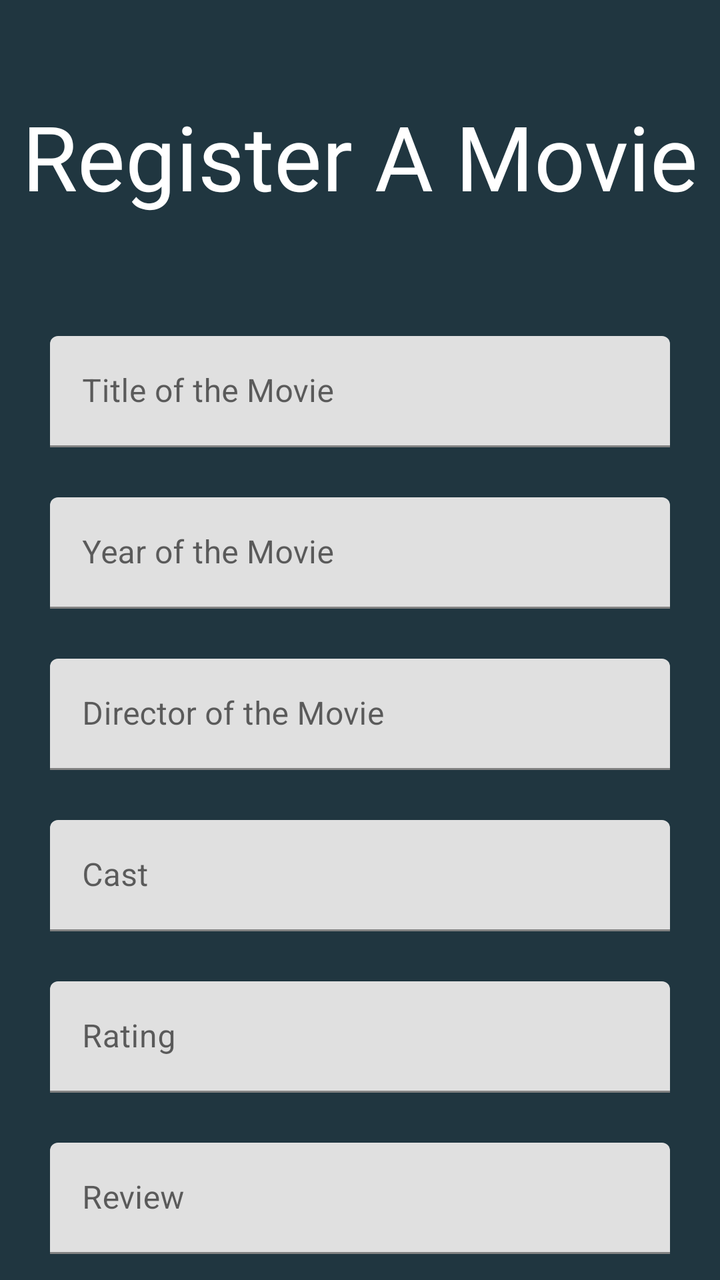
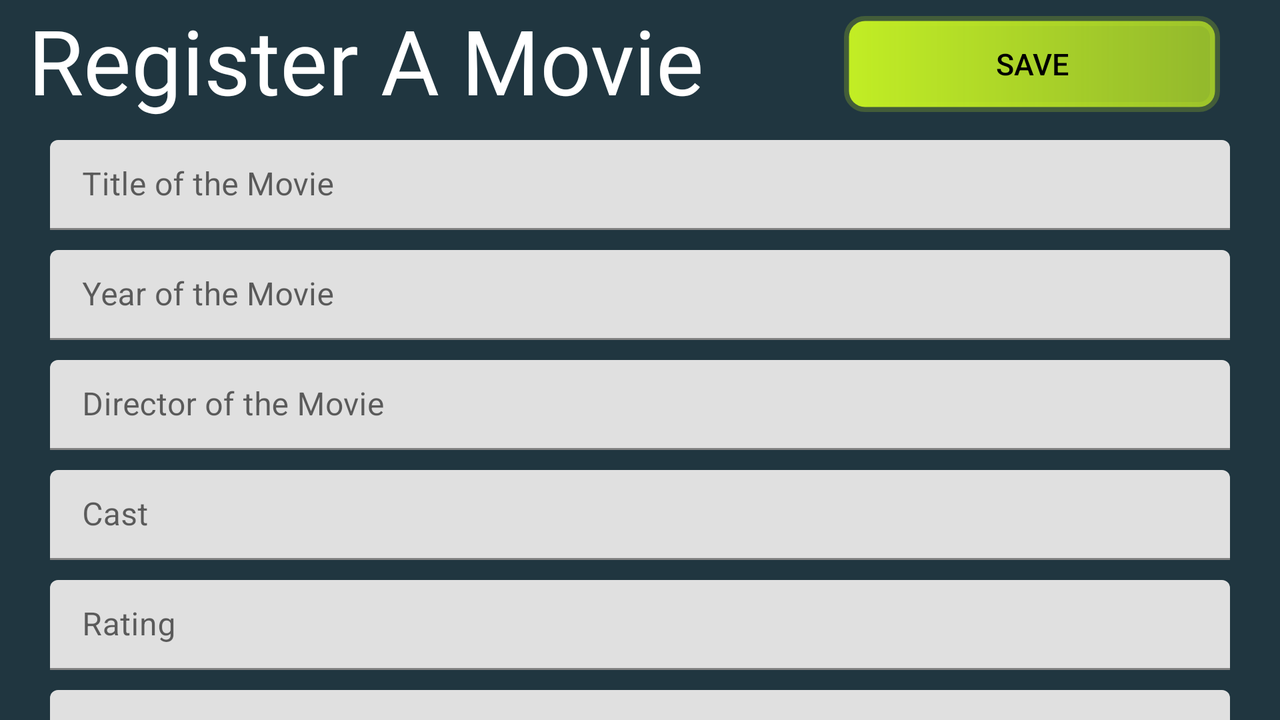

One screen, two layout resources from the same app: the default and the repository's alternative for another configuration. Each is rendered where Android would select it; the XML of both is given below.
<!-- AndroidManifest.xml: application theme Theme.MovieMania -->
<!-- res/layout/activity_register_movie.xml -->
<?xml version="1.0" encoding="utf-8"?>
<androidx.constraintlayout.widget.ConstraintLayout xmlns:android="http://schemas.android.com/apk/res/android"
    xmlns:app="http://schemas.android.com/apk/res-auto"
    xmlns:tools="http://schemas.android.com/tools"
    android:layout_width="match_parent"
    android:layout_height="match_parent"
    tools:context=".RegisterMovie"
    android:background="@color/defaultBgColor">

    <TextView
        android:id="@+id/textViewRegisterHeading"
        android:layout_width="wrap_content"
        android:layout_height="wrap_content"
        android:layout_marginTop="48dp"
        android:fontFamily="@font/amarante"
        android:text="@string/register_a_movie"
        android:textColor="@color/white"
        android:textSize="45sp"
        app:layout_constraintEnd_toEndOf="parent"
        app:layout_constraintStart_toStartOf="parent"
        app:layout_constraintTop_toTopOf="parent" />

    <com.google.android.material.textfield.TextInputLayout
        android:id="@+id/textInputLayoutTitle"
        android:layout_width="match_parent"
        android:layout_height="wrap_content"
        android:layout_marginTop="60dp"
        android:layout_marginHorizontal="25dp"
        app:layout_constraintEnd_toEndOf="parent"
        app:layout_constraintHorizontal_bias="0.0"
        app:layout_constraintStart_toStartOf="parent"
        app:layout_constraintTop_toBottomOf="@+id/textViewRegisterHeading"
        app:endIconMode="clear_text">

        <com.google.android.material.textfield.TextInputEditText
            android:id="@+id/inputTitle"
            android:layout_width="match_parent"
            android:layout_height="wrap_content"
            android:hint="@string/title_of_the_movie"/>
    </com.google.android.material.textfield.TextInputLayout>

    <com.google.android.material.textfield.TextInputLayout
        android:id="@+id/textInputLayoutYear"
        android:layout_width="match_parent"
        android:layout_height="wrap_content"
        android:layout_marginTop="25dp"
        android:layout_marginHorizontal="25dp"
        app:layout_constraintEnd_toEndOf="parent"
        app:layout_constraintStart_toStartOf="parent"
        app:layout_constraintTop_toBottomOf="@+id/textInputLayoutTitle"
        app:endIconMode="clear_text">

        <com.google.android.material.textfield.TextInputEditText
            android:id="@+id/inputYear"
            android:layout_width="match_parent"
            android:layout_height="wrap_content"
            android:hint="@string/year_of_the_movie"
            android:inputType="number"
            android:maxLength="4"/>
    </com.google.android.material.textfield.TextInputLayout>

    <com.google.android.material.textfield.TextInputLayout
        android:id="@+id/textInputLayoutDirector"
        android:layout_width="match_parent"
        android:layout_height="wrap_content"
        android:layout_marginTop="25dp"
        android:layout_marginHorizontal="25dp"
        app:layout_constraintEnd_toEndOf="parent"
        app:layout_constraintStart_toStartOf="parent"
        app:layout_constraintTop_toBottomOf="@+id/textInputLayoutYear"
        app:endIconMode="clear_text">

        <com.google.android.material.textfield.TextInputEditText
            android:id="@+id/inputDirector"
            android:layout_width="match_parent"
            android:layout_height="wrap_content"
            android:hint="@string/director_of_the_movie" />
    </com.google.android.material.textfield.TextInputLayout>

    <com.google.android.material.textfield.TextInputLayout
        android:id="@+id/textInputLayoutCast"
        android:layout_width="match_parent"
        android:layout_height="wrap_content"
        android:layout_marginTop="25dp"
        android:layout_marginHorizontal="25dp"
        app:layout_constraintEnd_toEndOf="parent"
        app:layout_constraintStart_toStartOf="parent"
        app:layout_constraintTop_toBottomOf="@+id/textInputLayoutDirector"
        app:endIconMode="clear_text">

        <com.google.android.material.textfield.TextInputEditText
            android:id="@+id/inputCast"
            android:layout_width="match_parent"
            android:layout_height="wrap_content"
            android:hint="@string/cast" />
    </com.google.android.material.textfield.TextInputLayout>

    <com.google.android.material.textfield.TextInputLayout
        android:id="@+id/textInputLayoutRating"
        android:layout_width="match_parent"
        android:layout_height="wrap_content"
        android:layout_marginTop="25dp"
        android:layout_marginHorizontal="25dp"
        app:layout_constraintEnd_toEndOf="parent"
        app:layout_constraintStart_toStartOf="parent"
        app:layout_constraintTop_toBottomOf="@+id/textInputLayoutCast"
        app:endIconMode="clear_text">

        <com.google.android.material.textfield.TextInputEditText
            android:id="@+id/inputRating"
            android:layout_width="match_parent"
            android:layout_height="wrap_content"
            android:hint="@string/rating"
            android:inputType="number"
            android:maxLength="2"/>
    </com.google.android.material.textfield.TextInputLayout>

    <com.google.android.material.textfield.TextInputLayout
        android:id="@+id/textInputLayoutReview"
        android:layout_width="match_parent"
        android:layout_height="wrap_content"
        android:layout_marginHorizontal="25dp"
        android:layout_marginTop="25dp"
        app:layout_constraintEnd_toEndOf="parent"
        app:layout_constraintStart_toStartOf="parent"
        app:layout_constraintTop_toBottomOf="@+id/textInputLayoutRating"
        app:endIconMode="clear_text">

        <com.google.android.material.textfield.TextInputEditText
            android:id="@+id/inputReview"
            android:layout_width="match_parent"
            android:layout_height="wrap_content"
            android:hint="@string/review" />
    </com.google.android.material.textfield.TextInputLayout>

    <androidx.appcompat.widget.AppCompatButton
        android:id="@+id/saveButton"
        android:layout_width="0dp"
        android:layout_height="60dp"
        android:layout_marginHorizontal="30dp"
        android:layout_marginTop="60dp"
        android:text="@string/save"
        android:textSize="20dp"
        android:textColor="@color/black"
        android:background="@drawable/sub_button"
        android:onClick="registerMovieToDB"
        app:layout_constraintEnd_toEndOf="parent"
        app:layout_constraintStart_toStartOf="parent"
        app:layout_constraintTop_toBottomOf="@+id/textInputLayoutReview" />
</androidx.constraintlayout.widget.ConstraintLayout>
<!-- resources referenced by this layout -->
<resources>
  <color name="black">#FF000000</color>
  <color name="defaultBgColor">#203640</color>
  <color name="white">#FFFFFFFF</color>
  <!-- drawable sub_button (drawable-v24) -->
  <?xml version="1.0" encoding="utf-8"?>
  <layer-list xmlns:android="http://schemas.android.com/apk/res/android">
      <item>
          <shape  android:shape="rectangle" >
              <corners
                  android:radius="8dp"
                  />
              <size
                  android:height="40dp"
                  />
              <stroke
                  android:width="5dp"
                  android:color="@color/sBtnBorder"
                  />
              <gradient
                  android:type="linear"
                  android:startColor="@color/sBtnBg"
                  android:endColor="@color/sBtnBg1"
                  />
          </shape>
      </item>
  </layer-list>
  <string name="cast">Cast</string>
  <string name="director_of_the_movie">Director of the Movie</string>
  <string name="rating">Rating</string>
  <string name="register_a_movie">Register A Movie</string>
  <string name="review">Review</string>
  <string name="save">Save</string>
  <string name="title_of_the_movie">Title of the Movie</string>
  <string name="year_of_the_movie">Year of the Movie</string>
  <style name="Theme.MovieMania" parent="Theme.MaterialComponents.DayNight.DarkActionBar">
          
          <item name="colorPrimary">@color/purple_500</item>
          <item name="colorPrimaryVariant">@color/purple_700</item>
          <item name="colorOnPrimary">@color/white</item>
          
          <item name="colorSecondary">@color/teal_200</item>
          <item name="colorSecondaryVariant">@color/teal_700</item>
          <item name="colorOnSecondary">@color/black</item>
          
          <item name="android:statusBarColor" tools:targetApi="l">?attr/colorPrimaryVariant</item>
          
      </style>
  <color name="sBtnBorder">#37C1ED24</color>
  <color name="sBtnBg">#C1ED24</color>
  <color name="sBtnBg1">#B5C1ED24</color>
  <color name="purple_500">#FF6200EE</color>
  <color name="purple_700">#FF3700B3</color>
  <color name="teal_200">#FF03DAC5</color>
  <color name="teal_700">#FF018786</color>
</resources>
<!-- res/layout-land/activity_register_movie.xml (the repository's variant of the layout above) -->
<!-- drawn on the phone turned sideways -->
<?xml version="1.0" encoding="utf-8"?>
<androidx.constraintlayout.widget.ConstraintLayout xmlns:android="http://schemas.android.com/apk/res/android"
    xmlns:app="http://schemas.android.com/apk/res-auto"
    xmlns:tools="http://schemas.android.com/tools"
    android:layout_width="match_parent"
    android:layout_height="match_parent"
    android:background="@color/defaultBgColor"
    tools:context=".RegisterMovie">

    <TextView
        android:id="@+id/textViewRegisterHeading"
        android:layout_width="wrap_content"
        android:layout_height="wrap_content"
        android:fontFamily="@font/amarante"
        android:text="@string/register_a_movie"
        android:textColor="@color/white"
        android:textSize="45sp"
        app:layout_constraintEnd_toEndOf="parent"
        app:layout_constraintHorizontal_bias="0.046"
        app:layout_constraintStart_toStartOf="parent"
        app:layout_constraintTop_toTopOf="parent" />

    <com.google.android.material.textfield.TextInputLayout
        android:id="@+id/textInputLayoutTitle"
        android:layout_width="match_parent"
        android:layout_height="45dp"
        android:layout_marginHorizontal="25dp"
        android:layout_marginTop="10dp"
        app:endIconMode="clear_text"
        app:layout_constraintEnd_toEndOf="parent"
        app:layout_constraintStart_toStartOf="parent"
        app:layout_constraintTop_toBottomOf="@+id/textViewRegisterHeading">

        <com.google.android.material.textfield.TextInputEditText
            android:id="@+id/inputTitle"
            android:layout_width="match_parent"
            android:layout_height="wrap_content"
            android:hint="@string/title_of_the_movie" />
    </com.google.android.material.textfield.TextInputLayout>

    <com.google.android.material.textfield.TextInputLayout
        android:id="@+id/textInputLayoutYear"
        android:layout_width="match_parent"
        android:layout_height="45dp"
        android:layout_marginHorizontal="25dp"
        android:layout_marginTop="10dp"
        app:endIconMode="clear_text"
        app:layout_constraintEnd_toEndOf="parent"
        app:layout_constraintStart_toStartOf="parent"
        app:layout_constraintTop_toBottomOf="@+id/textInputLayoutTitle">

        <com.google.android.material.textfield.TextInputEditText
            android:id="@+id/inputYear"
            android:layout_width="match_parent"
            android:layout_height="wrap_content"
            android:hint="@string/year_of_the_movie"
            android:inputType="number"
            android:maxLength="4" />
    </com.google.android.material.textfield.TextInputLayout>

    <com.google.android.material.textfield.TextInputLayout
        android:id="@+id/textInputLayoutDirector"
        android:layout_width="match_parent"
        android:layout_height="45dp"
        android:layout_marginHorizontal="25dp"
        android:layout_marginTop="10dp"
        app:endIconMode="clear_text"
        app:layout_constraintEnd_toEndOf="parent"
        app:layout_constraintStart_toStartOf="parent"
        app:layout_constraintTop_toBottomOf="@+id/textInputLayoutYear">

        <com.google.android.material.textfield.TextInputEditText
            android:id="@+id/inputDirector"
            android:layout_width="match_parent"
            android:layout_height="wrap_content"
            android:hint="@string/director_of_the_movie" />
    </com.google.android.material.textfield.TextInputLayout>

    <com.google.android.material.textfield.TextInputLayout
        android:id="@+id/textInputLayoutCast"
        android:layout_width="match_parent"
        android:layout_height="45dp"
        android:layout_marginHorizontal="25dp"
        android:layout_marginTop="10dp"
        app:endIconMode="clear_text"
        app:layout_constraintEnd_toEndOf="parent"
        app:layout_constraintStart_toStartOf="parent"
        app:layout_constraintTop_toBottomOf="@+id/textInputLayoutDirector">

        <com.google.android.material.textfield.TextInputEditText
            android:id="@+id/inputCast"
            android:layout_width="match_parent"
            android:layout_height="wrap_content"
            android:hint="@string/cast" />
    </com.google.android.material.textfield.TextInputLayout>

    <com.google.android.material.textfield.TextInputLayout
        android:id="@+id/textInputLayoutRating"
        android:layout_width="match_parent"
        android:layout_height="45dp"
        android:layout_marginHorizontal="25dp"
        android:layout_marginTop="10dp"
        app:endIconMode="clear_text"
        app:layout_constraintEnd_toEndOf="parent"
        app:layout_constraintStart_toStartOf="parent"
        app:layout_constraintTop_toBottomOf="@+id/textInputLayoutCast">

        <com.google.android.material.textfield.TextInputEditText
            android:id="@+id/inputRating"
            android:layout_width="match_parent"
            android:layout_height="wrap_content"
            android:hint="@string/rating"
            android:inputType="number"
            android:maxLength="2" />
    </com.google.android.material.textfield.TextInputLayout>

    <com.google.android.material.textfield.TextInputLayout
        android:id="@+id/textInputLayoutReview"
        android:layout_width="match_parent"
        android:layout_height="45dp"
        android:layout_marginHorizontal="25dp"
        android:layout_marginTop="10dp"
        app:endIconMode="clear_text"
        app:layout_constraintEnd_toEndOf="parent"
        app:layout_constraintStart_toStartOf="parent"
        app:layout_constraintTop_toBottomOf="@+id/textInputLayoutRating">

        <com.google.android.material.textfield.TextInputEditText
            android:id="@+id/inputReview"
            android:layout_width="match_parent"
            android:layout_height="wrap_content"
            android:hint="@string/review" />
    </com.google.android.material.textfield.TextInputLayout>

    <androidx.appcompat.widget.AppCompatButton
        android:id="@+id/saveButton"
        android:layout_width="188dp"
        android:layout_height="48dp"
        android:layout_marginHorizontal="30dp"
        android:layout_marginTop="8dp"
        android:background="@drawable/sub_button"
        android:onClick="registerMovieToDB"
        android:text="@string/save"
        android:textColor="@color/black"
        android:textSize="15sp"
        app:layout_constraintEnd_toEndOf="parent"
        app:layout_constraintHorizontal_bias="1.0"
        app:layout_constraintStart_toEndOf="@+id/textViewRegisterHeading"
        app:layout_constraintTop_toTopOf="parent" />

</androidx.constraintlayout.widget.ConstraintLayout>
